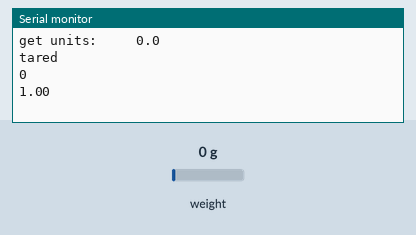
Simulated run of this sketch. Board: Arduino Uno, built with avr-gcc and run on an emulated ATmega328P. Parts: the last lines printed to the serial monitor. The inputs (shaded band) are chosen by the test bench; at power-on: weight on the scale 0 g.

Above: at 8.7 s.
8.8 s: weight on the scale set to 100 g
At 10.1 s:
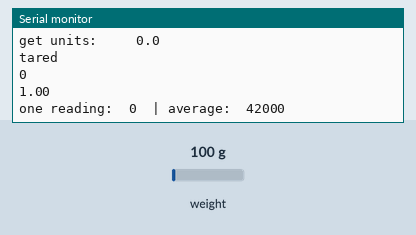
13.9 s: weight on the scale set to 1250 g
At 18.8 s:
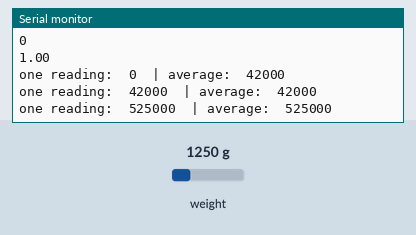
Timing chart, 0 to 20.3 s (numbered marks = the images above; inputs shaded):
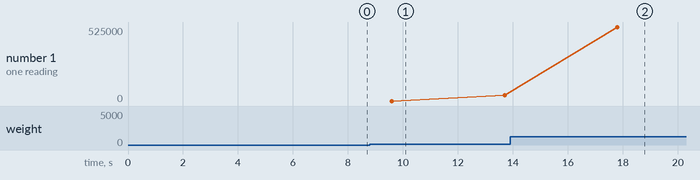

Measured:
- after the input at 8.8 s, the serial monitor: prints a new line after 0.80 s (image 1)
- after the input at 13.9 s, the serial monitor: prints a new line after 3.9 s (image 2)
- plotted number 1: 42000 → 525000 after the input at 13.9 s

The sketch:

loadcellcode.ino
```cpp
// importing the HX711 library
#include "HX711.h"

// creates a HX771 object
HX711 loadcell;


float  val = 0;
float analval = 0;
 int DOUTpin = 3;
 int SCKpin = 2;


//const long LOADCELL_OFFSET = 2;
//const long LOADCELL_DIVIDER = 2000;
char buf[50];
char otherBuf[50];


 // function to run once at the start of the code
void setup(){
Serial.begin(9600);
loadcell.begin(DOUTpin, SCKpin);
loadcell.set_gain(32);
 delay(6000);


// pinMode(DOUTpin, INPUT);
                  // this value is obtained by calibrating the scale with known weights; see the README for details
Serial.print("get units: \t\t");
  Serial.println(loadcell.get_units(5), 1);  // print the average of 5 readings from the ADC minus tare weight (not set) divided
            // by the SCALE parameter (not set yet)
//             loadcell.set_scale(20971.f);
  loadcell.set_scale();

 loadcell.tare();
 Serial.println("tared");

Serial.println(loadcell.get_offset());
  Serial.println(loadcell.get_scale());


}

void loop(){
  delay(1000);

if (loadcell.wait_ready_timeout(2000)) {
    long singleRead = loadcell.get_units();
    long avgRead = loadcell.get_units(10);
  Serial.print("one reading:\t");
  Serial.print(singleRead, 1);
  Serial.print("\t| average:\t");
  Serial.println(avgRead, 1);
}
//   Serial.println(loadcell.get_units(10));

// val = digitalRead(DOUTpin);
// analval = analogRead(DOUTpin);
// Serial.print("Digital Val Reading");
// Serial.println( val);
// Serial.print("Analog Val Reading ");
// Serial.println(analval);
// if (loadcell.wait_ready_timeout(2000)) {
//    long unitsReading = loadcell.get_units(100);
////    long readAvg = loadcell.read();
////    double valueReading = loadcell.get_value(10);
//
////    sprintf(buf,"%lu",unitsReading);
//    Serial.print("get units: ");
//    Serial.println(unitsReading);
////
//    int intReading = readBinaryString(buf);
//    Serial.print("Units but not binary:");
//    Serial.println(intReading);
//
//    Serial.print("loadcell reading: " );
//    Serial.println(readAvg);
//    Serial.println(loadcell.read_average(20));
//
//     sprintf(otherBuf, "%6ld", readAvg) ;
//    Serial.print("formatted?:");
//    Serial.println(otherBuf);
//
//    Serial.print("loadcell get value : " );
//    Serial.println(valueReading);

//
//}
//else {
//    Serial.println("HX711 not found.");
//}
//// Serial.print("read average: \t\t");
////  Serial.println(loadcell.read_average(20));
////
//   Serial.println("=================");
////  Serial.println(loadcell.read());
//
  loadcell.power_down();             // put the ADC in sleep mode
  delay(2000);

  loadcell.power_up();

}

//int readBinaryString(char *s ) {
//  int result = 0;
//  while(*s) {
//    result <<= 1;
//    if(*s++ == '1') result |= 1;
//  }
//  return result;
//}
```
